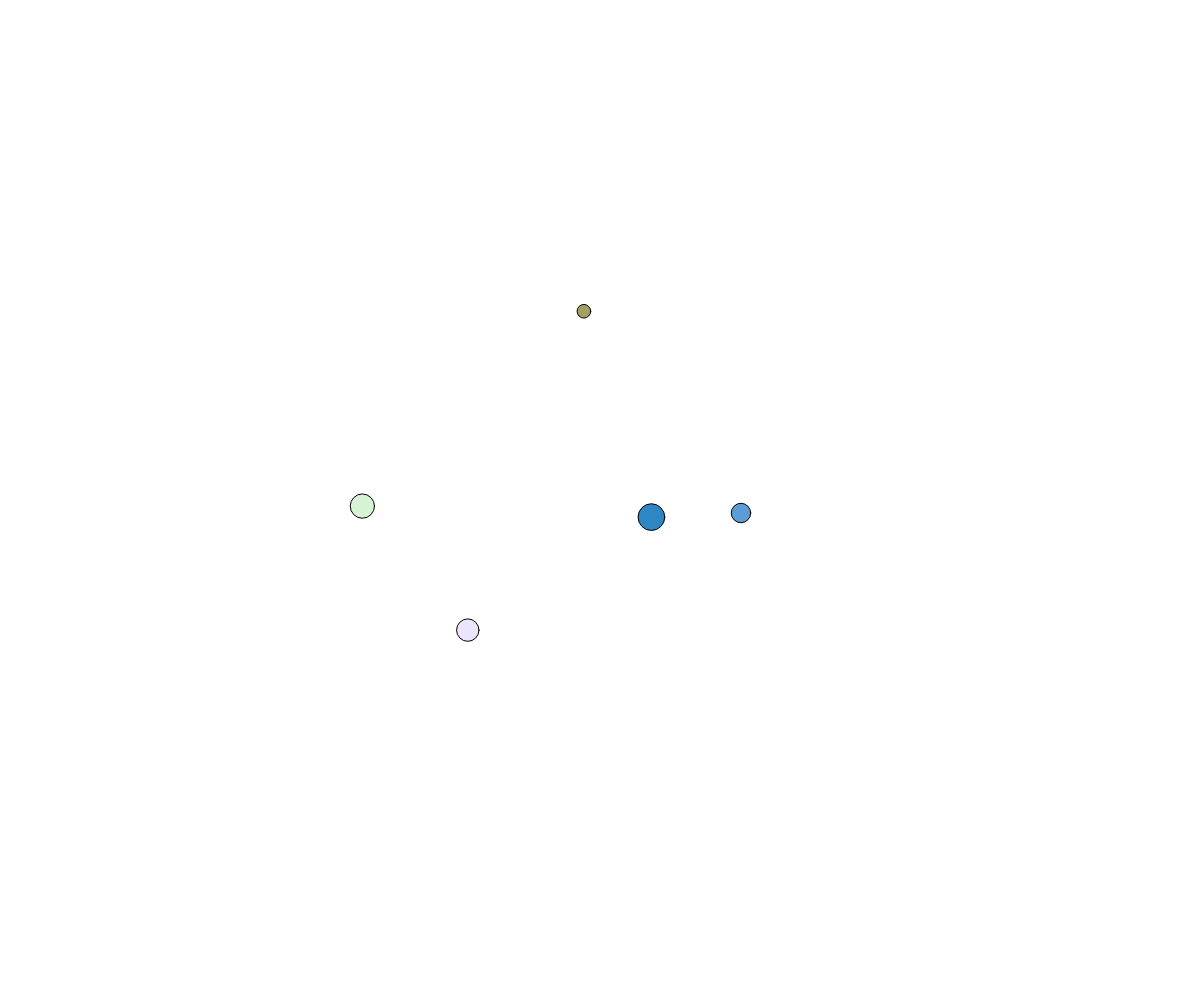
Frame 1 (no input)
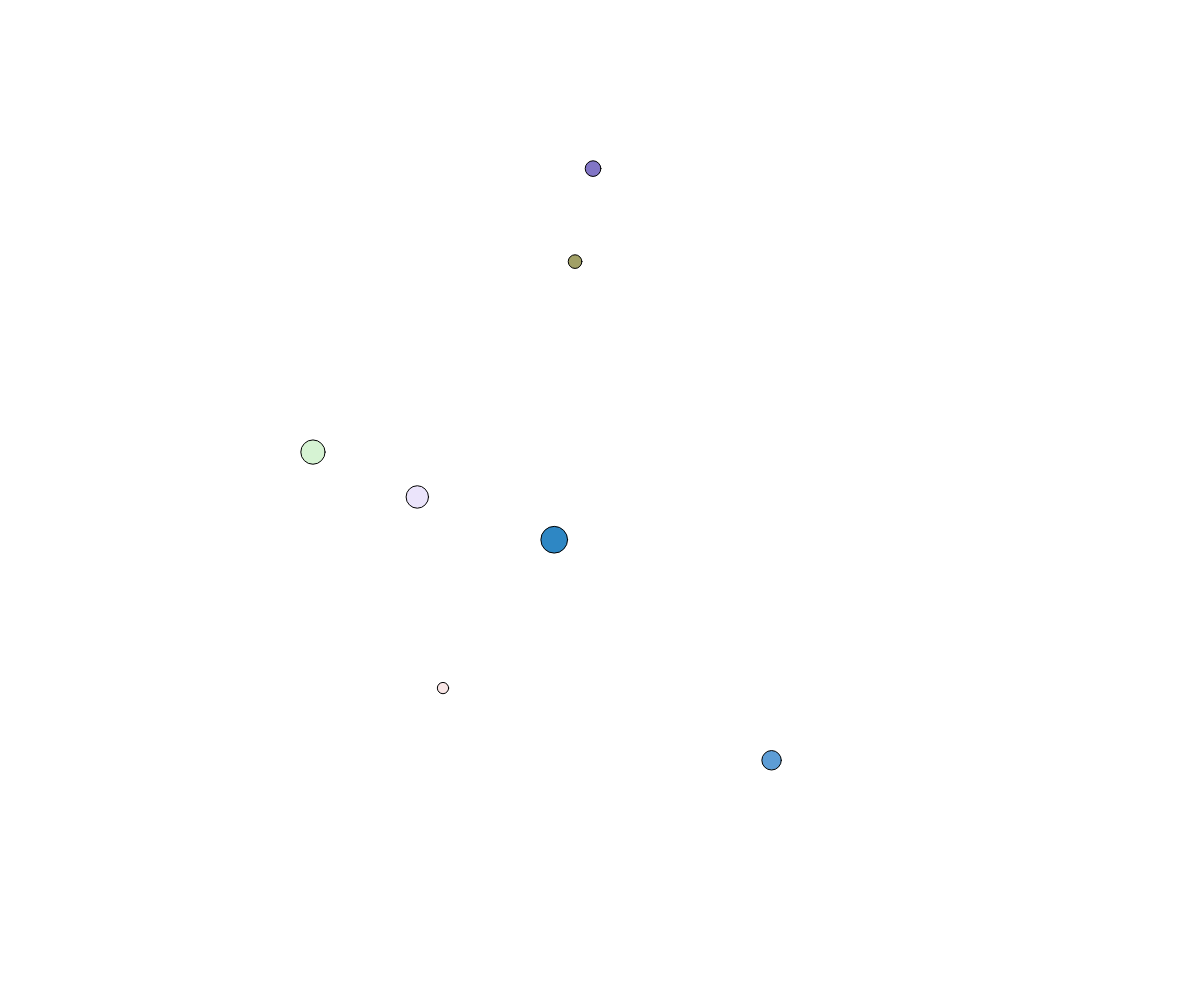
Frame 60 (no input)
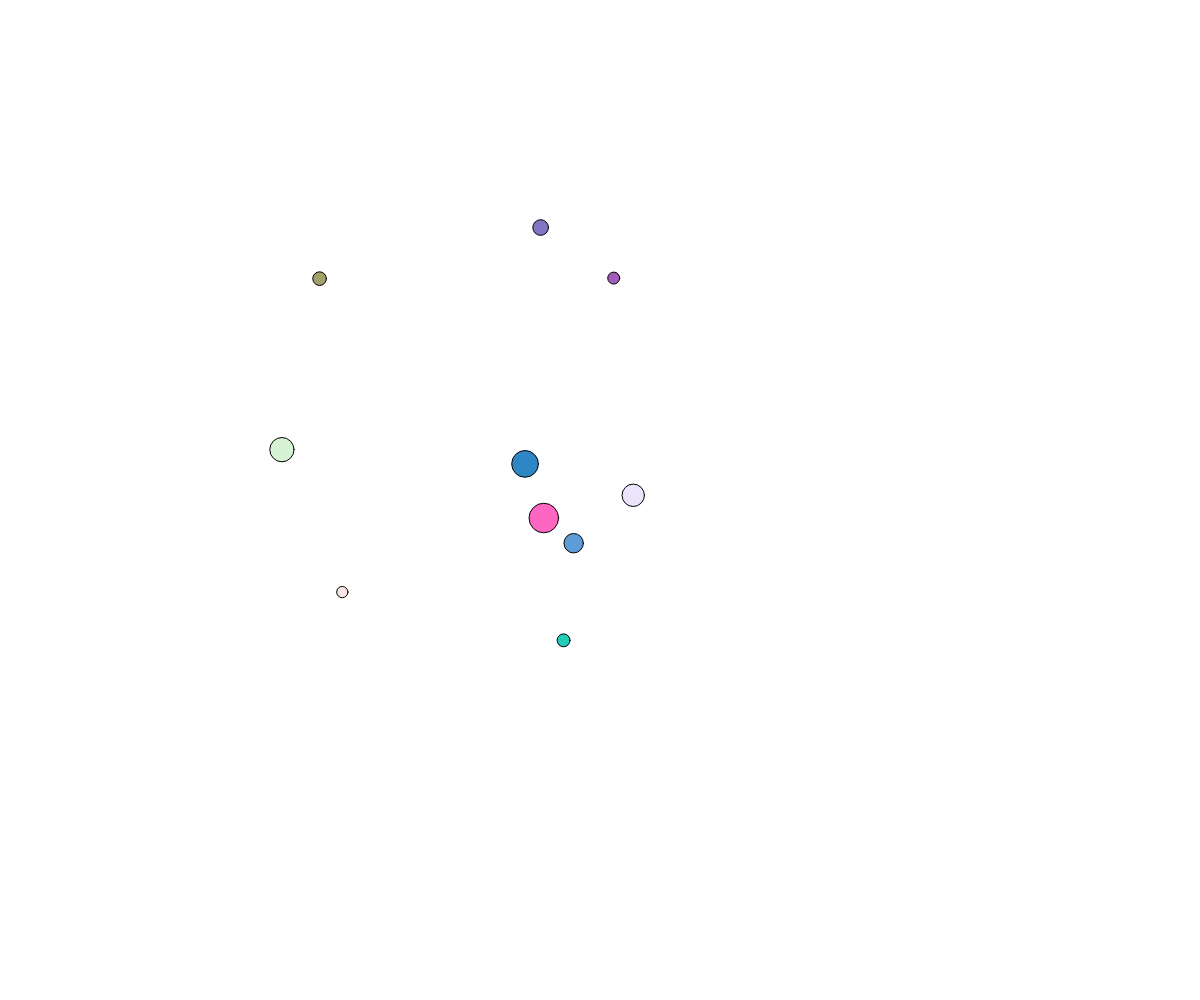
Frame 120 (the mouse pressed at the canvas centre since frame 60)

The p5.js sketch that drew these frames (run headless with seeded random() and noise() and a simulated clock; from frame 60 on, the mouse is pressed at the canvas centre):

// p5.js sketch
// ── sketch.js
// Bubble Movement Demo
// Object Notation and Arrays Demo
// March 25, 2024

let theBubbles = [];

function setup() {
  createCanvas(windowWidth, windowHeight);
  noStroke;

  for (let i = 0; i < 5; i++) {
    spawnBubble();
  }

  window.setInterval(spawnBubble, 500);
}

function draw() {
  background(255);

  moveBubblesWithNoise();
  displayBubbles();
}

function moveBubblesWithNoise() {
  for (let bubble of theBubbles) {
    let x = noise(bubble.timeX) * width;
    let y = noise(bubble.timeY) * height;

    bubble.x = x;
    bubble.y = y;

    bubble.timeX += bubble.deltaTime;
    bubble.timeY += bubble.deltaTime;
  }
}

function moveBubblesRandomly() {
  for (let bubble of theBubbles) {
    let choice = random(100);
    if (choice < 25) {
      bubble.y -= bubble.speed;
    }
    else if (choice < 50) {
      bubble.y += bubble.speed;
    }
    else if (choice < 75) {
      bubble.x -= bubble.speed;
    }
    else {
      bubble.x += bubble.speed;
    }
  }
}

function displayBubbles() {
  for (let bubble of theBubbles) {
    fill(bubble.r, bubble.g, bubble.b, bubble.alpha);
    circle(bubble.x, bubble.y, bubble.size);
  }
}


function spawnBubble() {
  let someBubble = {
    size: random(10, 30),
    x: random(width),
    y: random(height),
    speed: 3,
    r: random(255),
    g: random(255),
    b: random(255),
    alpha: random(255),
    timeX: random(1000000),
    timeY: random(1000000),
    deltaTime: 0.005,
  };
  theBubbles.push(someBubble);
}
